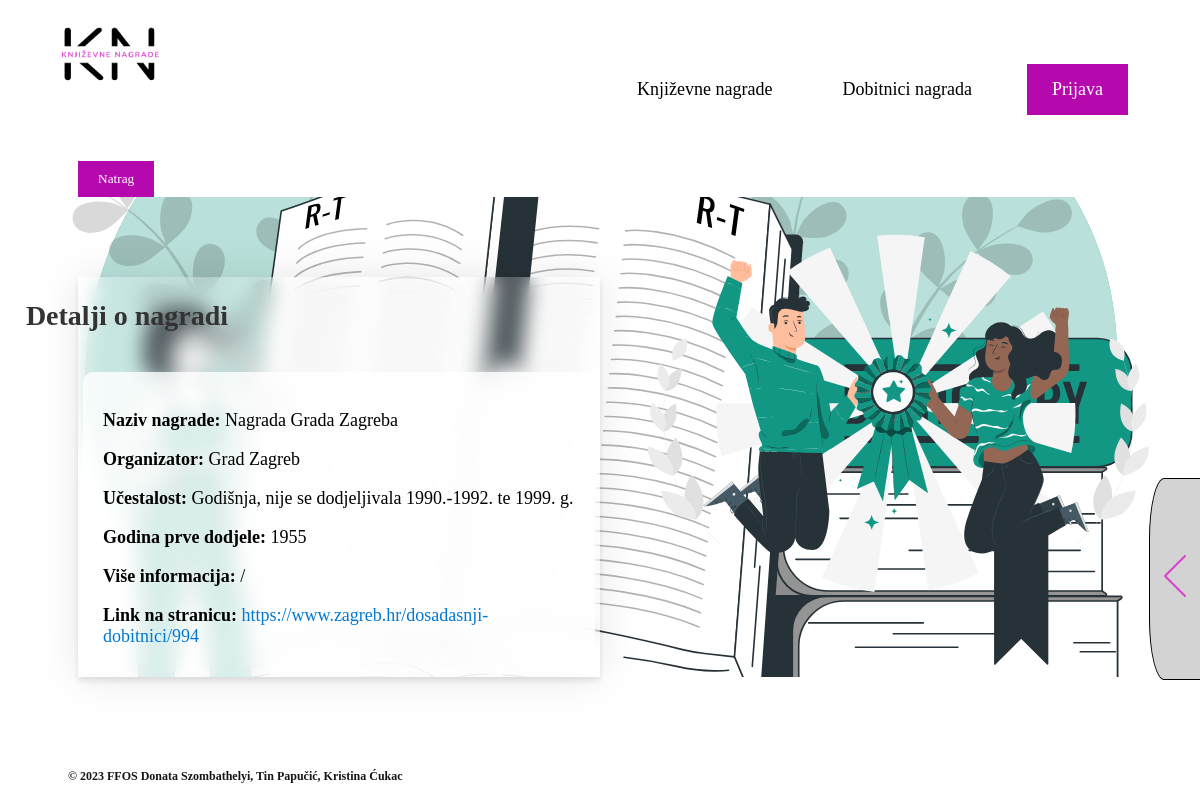
Page /nagrada.php?id=1 on the committed database.
### tables this page shows
CREATE TABLE `nagrade` (
  `id_nagrade` int(6) NOT NULL,
  `naziv_nagrade` varchar(255) NOT NULL,
  `organizator` varchar(255) DEFAULT NULL,
  `god_dodjele` int(4) DEFAULT NULL,
  `ucestalost` varchar(255) NOT NULL,
  `vise_informacija` text NOT NULL,
  `url_link` text NOT NULL
);

### nagrada.php (the view, shortened to what this page needs)
<?php
include("template_header.php");
include("pdo.php");
?>
<link href="./styles/nagrade/nagrada.css" rel="stylesheet" type="text/css" />
<?php
$id = isset($_GET["id"]) ? $_GET["id"] : 0;
$upit = $db->query("
SELECT *
FROM nagrade
WHERE id_nagrade = $id
");
$rezultati = $upit->fetchAll();
echo "<br><br><button class='pink-button' style='margin-left: 70px;' onclick=\"location.href='nagrade.php'\">Natrag</button>";
echo "<div class='layout'>";
echo "<div class='container'>";
echo "<h2 class='title' style='margin-left: -53vh;'>Detalji o nagradi</h2>";
echo "<div class='nagrada-details'>";
echo "<p class='nagrada-detail'><span class='detail-label'>Naziv nagrade:</span> " . $rezultati[0]["naziv_nagrade"] . "</p>";
echo "<p class='nagrada-detail'><span class='detail-label'>Organizator:</span> " . $rezultati[0]["organizator"] . "</p>";
echo "<p class='nagrada-detail'><span class='detail-label'>Učestalost:</span> " . $rezultati[0]["ucestalost"] . "</p>";
echo "<p class='nagrada-detail'><span class='detail-label'>Godina prve dodjele:</span> " . $rezultati[0]["god_dodjele"] . "</p>";
echo "<p class='nagrada-detail'><span class='detail-label'>Više informacija:</span> " . $rezultati[0]["vise_informacija"] . "</p>";
echo "<p class='nagrada-detail'><span class='detail-label'>Link na stranicu:</span> <a class='link' href='" . $rezultati[0]["url_link"] . "'>" . $rezultati[0]["url_link"] . "</a></p>";
echo "</div>";
echo "</div>";
echo "<img class='image image-right' src='./media/img/celebrate.svg' alt='bg'/>";
echo "</div>";
?>

### template_header.php (shortened to what this page needs)
<!doctype html>
<html class="no-js" lang="en">
<head>
<link rel="stylesheet" href="./styles/header.css" />
<link rel="stylesheet" href="./styles/body.css" />
</head>
<body>
<div id="header" class="header">
  <div class="header__navigation">
    <ul class="navigation__list">
      <?php
      echo isset($_SESSION["username"]) ? '<li class="navigation__item navigation__item--secondary"><a class="navigation__link navigation__link--secondary" href="odjava.php">Odjava</a></li>' :
      '<li class="navigation__item navigation__item--secondary"><a class="navigation__link navigation__link--secondary menu-default" href="prijava.php">Prijava</a></li>';
      ?>
      <li class="navigation__item"><a class="navigation__link text menu-default" href="dobitnici.php">Dobitnici nagrada</a></li>
      <li class="navigation__item"><a class="navigation__link text menu-default" href="nagrade.php">Književne nagrade</a></li>
      <a class="" href="index.php"><img class="navigation__image" src="./media/logo/Logo.png" alt="logo"></a>
    </ul>
  </div>
</div>
<div class="row">
<div class="medium-12 columns">

### styles/header.css (style rules this page uses)
.header { overflow: hidden; padding-bottom: 10px; }
.header__navigation { margin-top: 10px; }
.navigation__list { padding: 0; list-style-type: none; padding-left: 5px; border-radius: 0; }
.navigation__item { float: right; margin-right: 40px; margin-top: 40px; background-image: linear-gradient(#000 0 0); background-position: right bottom; background-size: 0% 2px; background-repeat: no-repeat; transition: background-size 0.5s; font-family: 'Euclid Circular A Medium'; padding: 15px; text-align: center; }
.navigation__link { text-decoration: none; color: black; font-size: 18px; font-family: 'Euclid Circular A Medium'; }
.navigation__item--secondary { float: right; margin-right: 4rem; background-color: #B509AE; padding-left: 25px; padding-right: 25px; }
.navigation__link--secondary { font-size: 18px; color: white; font-weight: 100; }
.navigation__image { position: absolute; width: 100px; height: 60px; left: 5vw; }

### styles/accessibility.css (style rules this page uses)
.sidebar { background-color: gray; border: 1px solid black; border-right: 0px solid black; width: 6rem; height: 25vh; padding: 0; position: fixed; transition: transform 100ms ease-out; right: 0px; bottom: 15vh; }
.sidebar__toggle { position: fixed; background-color: lightgray; right: 6rem; margin-top: -1px; border: 1px solid black; border-right: 0px; height: 25vh; border-bottom-left-radius: 30%; border-top-left-radius: 30%; }
.sidebar__toggle__button { margin-top: 9vh; }
.sidebar--isHidden { transform: translateX(6rem); transition: transform 100ms ease-in; }

### styles/nagrade/nagrada.css (style rules this page uses)
body { font-family: 'Euclid Circular A Medium'; }
.link { text-decoration: none; color: black; font-family: 'Euclid Circular A Medium'; }
.pink-button { background-color: violet; color: white; padding: 10px 20px; border: none; border-radius: 0px; font-family: 'Euclid Circular A Medium'; text-decoration: none; cursor: pointer; }
.layout { display: flex; justify-content: center; align-items: center; min-height: 60vh; background: url('./media/img/prijava.svg') center/cover no-repeat fixed; }
.container { width: 100%; margin: 80px auto 0; margin-left: 70px; padding-right: 25px; padding-left: 25px; border-spacing: 5px 1rem; background-color: rgba(255, 255, 255, 0.2); backdrop-filter: blur(10px); box-shadow: 0 4px 6px rgba(0, 0, 0, 0.1), 0 0 40px rgba(0, 0, 0, 0.1); text-align: left; font-family: 'Euclid Circular A Medium'; display: flex; flex-direction: column; justify-content: center; align-items: center; }
h2.title { font-size: 28px; font-family: 'Euclid Circular A Medium'; color: #333; margin-bottom: 20px; }
.nagrada-details { background-color: rgba(255, 255, 255, 0.8); padding: 20px; border-radius: 10px; margin-top: 20px; width: 100%; text-align: left; }
p.nagrada-detail { font-size: 18px; font-family: 'Euclid Circular A Medium'; margin-bottom: 10px; text-align: left; }
.detail-label { font-weight: bold; }
.link { text-decoration: none; color: #0078d4; font-family: 'Euclid Circular A Medium'; }
.pink-button { background-color: #B509AE; color: white; padding: 10px 20px; border: none; border-radius: 0px; font-family: 'Euclid Circular A Medium'; text-decoration: none; cursor: pointer; }
.image-right { width: 50%; margin: 20px auto 0; margin-top: -40px; float: right; }

### styles/footer.css (style rules this page uses)
.footer { background-color: white; position: fixed; bottom: 0; z-index: 0; width: 100%; font-family: 'Times New Roman'; }
.footer__title { color: rgb(23, 21, 21); margin-left: 5vw; font-size: 12px; font-family: 'Times New Roman'; }

### rows in the picture
nagrade: naziv_nagrade "Nagrada Grada Zagreba", organizator "Grad Zagreb", ucestalost "Godišnja, nije se dodjeljivala 1990.-1992. te 1999. g.", god_dodjele "1955", vise_informacija "/", url_link "https://www.zagreb.hr/dosadasnji-dobitnici/994"
